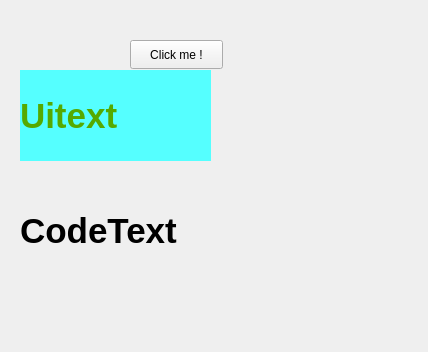
<?xml version="1.0" encoding="UTF-8"?>
<ui version="4.0">
 <class>Widget</class>
 <widget class="QWidget" name="Widget">
  <property name="geometry">
   <rect>
    <x>0</x>
    <y>0</y>
    <width>428</width>
    <height>352</height>
   </rect>
  </property>
  <property name="windowTitle">
   <string>Widget</string>
  </property>
  <widget class="QLabel" name="codeTextLabel">
   <property name="geometry">
    <rect>
     <x>20</x>
     <y>200</y>
     <width>201</width>
     <height>61</height>
    </rect>
   </property>
   <property name="font">
    <font>
     <pointsize>26</pointsize>
     <bold>true</bold>
    </font>
   </property>
   <property name="text">
    <string>CodeText</string>
   </property>
  </widget>
  <widget class="QLabel" name="uiTextLabel">
   <property name="geometry">
    <rect>
     <x>20</x>
     <y>70</y>
     <width>191</width>
     <height>91</height>
    </rect>
   </property>
   <property name="font">
    <font>
     <pointsize>26</pointsize>
     <bold>true</bold>
    </font>
   </property>
   <property name="styleSheet">
    <string notr="true">background-color: rgb(85, 255, 255);
color: rgb(85, 170, 0);</string>
   </property>
   <property name="text">
    <string>Uitext</string>
   </property>
  </widget>
  <widget class="QPushButton" name="pushButton">
   <property name="geometry">
    <rect>
     <x>130</x>
     <y>40</y>
     <width>93</width>
     <height>29</height>
    </rect>
   </property>
   <property name="text">
    <string>Click me !</string>
   </property>
  </widget>
 </widget>
 <resources/>
 <connections/>
</ui>
